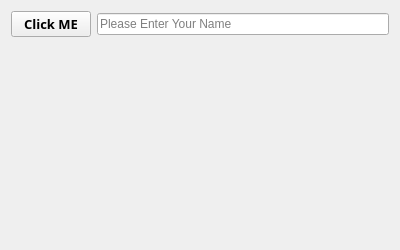
<?xml version="1.0" encoding="UTF-8"?>
<ui version="4.0">
 <class>Form</class>
 <widget class="QWidget" name="Form">
  <property name="geometry">
   <rect>
    <x>0</x>
    <y>0</y>
    <width>400</width>
    <height>250</height>
   </rect>
  </property>
  <property name="windowTitle">
   <string>Qt Designer Application</string>
  </property>
  <layout class="QVBoxLayout" name="verticalLayout">
   <item>
    <layout class="QHBoxLayout" name="horizontalLayout">
     <item>
      <widget class="QPushButton" name="btn_click">
       <property name="font">
        <font>
         <family>Arial Black</family>
         <pointsize>10</pointsize>
         <bold>true</bold>
        </font>
       </property>
       <property name="text">
        <string>Click ME</string>
       </property>
      </widget>
     </item>
     <item>
      <widget class="QLineEdit" name="lineEdit">
       <property name="placeholderText">
        <string>Please Enter Your Name</string>
       </property>
      </widget>
     </item>
    </layout>
   </item>
   <item>
    <widget class="QLabel" name="label">
     <property name="text">
      <string/>
     </property>
    </widget>
   </item>
  </layout>
 </widget>
 <resources/>
 <connections/>
</ui>
